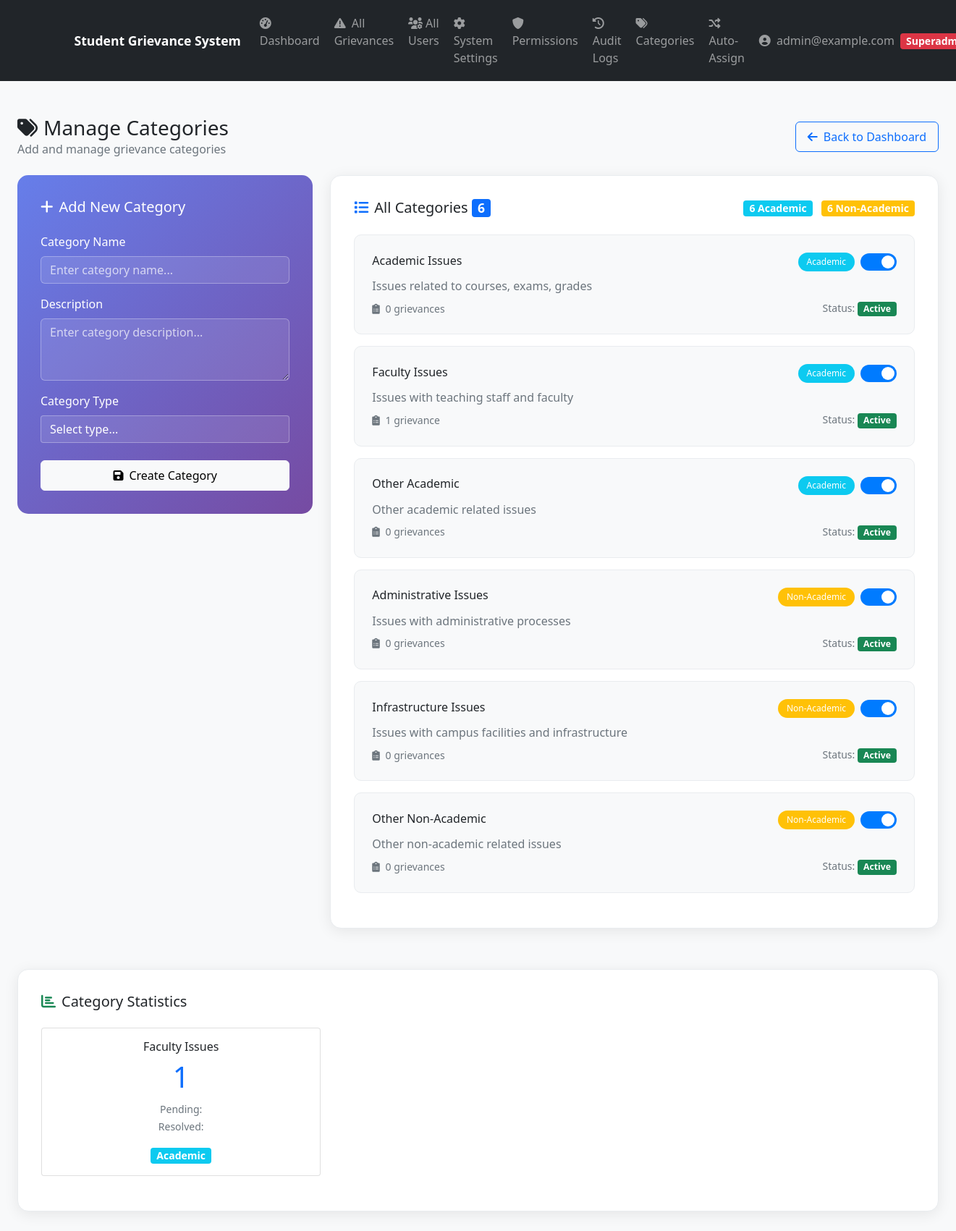
Page /api/admin-panel/categories/ (signed in) on the committed database.
### apps/authentication/models.py (models this page shows, shortened)
class User(AbstractBaseUser, PermissionsMixin):
    ROLE_CHOICES = [
        ('student', 'Student'),
        ('admin', 'Admin'),
        ('superadmin', 'Super Admin'),
        ('officer', 'Grievance Officer'),
    ]
    email = models.EmailField(unique=True)  # STRING - Unique email address
    role = models.CharField(max_length=20, choices=ROLE_CHOICES, default='student')  # STRING - User role (e.g., 'student')
    created_at = models.DateTimeField(auto_now_add=True)  # DATETIME - Timestamp of registration
    is_active = models.BooleanField(default=True)
    is_staff = models.BooleanField(default=False)
    is_email_verified = models.BooleanField(default=False)
    objects = UserManager()
    USERNAME_FIELD = 'email'
    REQUIRED_FIELDS = []
    def get_display_name(self):
        if hasattr(self, 'student_profile') and self.student_profile.name:
            return self.student_profile.name
        return self.email
    @property
    def is_student(self):
        return self.role == 'student'
    @property
    def is_admin(self):
        return self.role in ['admin', 'superadmin', 'officer']
    @property
    def is_superadmin(self):
        return self.role == 'superadmin'

### apps/grievances/models.py (models this page shows, shortened)
class Category(models.Model):
    CATEGORY_TYPES = [
        ('academic', 'Academic'),
        ('non_academic', 'Non-Academic'),
    ]
    id = models.UUIDField(primary_key=True, default=uuid.uuid4, editable=False)
    name = models.CharField(max_length=100)
    description = models.TextField(blank=True, null=True)
    category_type = models.CharField(max_length=20, choices=CATEGORY_TYPES)
    default_admin = models.ForeignKey(AdminProfile, on_delete=models.SET_NULL, null=True, blank=True, related_name='default_categories')
    keywords = models.TextField(blank=True, null=True, help_text="Keywords for auto-assignment (comma-separated)")
    is_active = models.BooleanField(default=True)
    auto_assign_enabled = models.BooleanField(default=True, help_text="Enable automatic assignment for this category")
    created_at = models.DateTimeField(auto_now_add=True)
    updated_at = models.DateTimeField(auto_now=True)
    class Meta:
        verbose_name_plural = "Categories"
        ordering = ['category_type', 'name']

### apps/admin_panel/views.py (the view, shortened to what this page needs)
# urls.py: path('categories/', views.manage_categories_view, name='manage_categories'),
@login_required
def manage_categories_view(request):
    if not request.user.is_admin:
        messages.error(request, 'Access denied')
        return redirect('authentication:login')
    categories = Category.objects.all().order_by('category_type', 'name')
    context = {
        'categories': categories,
    }
    return render(request, 'admin_panel/manage_categories.html', context)

### templates/admin_panel/manage_categories.html (shortened to what this page needs)
{% extends 'base.html' %}
{% load static %}
{% block content %}
<div class="container-fluid py-4">
    <div class="row mb-4">
        <div class="col-12">
            <div class="d-flex justify-content-between align-items-center">
                <div>
                    <h1 class="h3 mb-0 text-gray-800">
                        <i class="fas fa-tags me-2"></i>Manage Categories
                    </h1>
                    <p class="text-muted mb-0">Add and manage grievance categories</p>
                </div>
                <div>
                    <a href="{% url 'admin_panel:dashboard' %}" class="btn btn-outline-primary">
                        <i class="fas fa-arrow-left me-2"></i>Back to Dashboard
                    </a>
                </div>
            </div>
        </div>
    </div>
    <div class="row">
        <div class="col-lg-4">
            <div class="form-card">
                <h5 class="text-white mb-4">
                    <i class="fas fa-plus me-2"></i>Add New Category
                </h5>
                <form method="POST">
                    <div class="mb-3">
                        <label for="name" class="form-label text-white">Category Name</label>
                        <input type="text" class="form-control" id="name" name="name"
                               placeholder="Enter category name..." required>
                    </div>
                    <div class="mb-3">
                        <label for="description" class="form-label text-white">Description</label>
                        <textarea class="form-control" id="description" name="description" rows="3"
                                  placeholder="Enter category description..." required></textarea>
                    </div>
                    <div class="mb-4">
                        <label for="category_type" class="form-label text-white">Category Type</label>
                        <select class="form-select" id="category_type" name="category_type" required>
                            <option value="">Select type...</option>
                        </select>
                    </div>
                    <div class="d-grid">
                        <button type="submit" class="btn btn-light">
                            <i class="fas fa-save me-2"></i>Create Category
                        </button>
                    </div>
                </form>
            </div>
        </div>
        <div class="col-lg-8">
            <div class="category-card">
                <div class="d-flex justify-content-between align-items-center mb-4">
                    <h5 class="card-title mb-0">
                        <i class="fas fa-list me-2 text-primary"></i>All Categories
                        <span class="badge bg-primary">{{ categories.count }}</span>
                    </h5>
                    <div>
                        <span class="badge bg-info me-2">{{ categories|dictsort:"category_type"|dictsort:"is_active"|length }} Academic</span>
                        <span class="badge bg-warning">{{ categories|dictsort:"category_type"|dictsort:"is_active"|length }} Non-Academic</span>
                    </div>
                </div>
                {% if categories %}
                <div class="category-list">
                    {% for category in categories %}
                    <div class="category-item {% if not category.is_active %}inactive{% endif %}">
                        <div class="d-flex justify-content-between align-items-start">
                            <div class="flex-grow-1">
                                <div class="category-header">
                                    <h6 class="mb-1">{{ category.name }}</h6>
                                    <div class="ms-auto d-flex align-items-center">
                                        <span class="category-type-badge bg-{% if category.category_type == 'academic' %}info{% else %}warning{% endif %} text-white me-2">
                                            {{ category.get_category_type_display }}
                                        </span>
                                        <label class="toggle-switch">
                                            <span class="slider"></span>
                                        </label>
                                    </div>
                                </div>
                                <p class="text-muted mb-2">{{ category.description }}</p>
                                <div class="d-flex justify-content-between align-items-center">
                                    <small class="text-muted">
                                        <i class="fas fa-clipboard-list me-1"></i>
                                        {{ category.grievances.count }} grievance{{ category.grievances.count|pluralize }}
                                    </small>
                                    <small class="text-muted">
                                        Status:
                                        <span class="badge bg-{% if category.is_active %}success{% else %}secondary{% endif %} px-2 py-1">
                                            {% if category.is_active %}Active{% else %}Inactive{% endif %}
                                        </span>
                                    </small>
                                </div>
                            </div>
                        </div>
                    </div>
                    {% endfor %}
                </div>
                {% else %}
                <div class="text-center py-5">
                    <i class="fas fa-tags fa-3x text-muted mb-3"></i>
                    <h6 class="text-muted">No categories found</h6>
                    <p class="text-muted">Create your first category using the form on the left</p>
                </div>
                {% endif %}
            </div>
        </div>
    </div>
    <div class="row mt-4">
        <div class="col-12">
            <div class="category-card">
                <h5 class="mb-4">
                    <i class="fas fa-chart-bar me-2 text-success"></i>Category Statistics
                </h5>
                <div class="row">
                    {% for category in categories %}
                    {% if category.grievances.count > 0 %}
                    <div class="col-md-6 col-lg-4 mb-3">
                        <div class="card h-100">
                            <div class="card-body text-center">
                                <h6 class="card-title">{{ category.name|truncatechars:20 }}</h6>
                                <div class="display-6 text-primary mb-2">{{ category.grievances.count }}</div>
                                <p class="card-text text-muted">
                                    <small>
                                        Pending: {{ category.grievances.filter_status_pending.count }}<br>
                                        Resolved: {{ category.grievances.filter_status_resolved.count }}
                                    </small>
                                </p>
                                <span class="badge bg-{% if category.category_type == 'academic' %}info{% else %}warning{% endif %}">
                                    {{ category.get_category_type_display }}
                                </span>
                            </div>
                        </div>
                    </div>
                    {% endif %}
                    {% endfor %}
                </div>
            </div>
        </div>
    </div>
</div>
{% endblock %}

### templates/base.html (shortened to what this page needs)
{% load static %}
<!DOCTYPE html>
<html lang="en">
<head>
    <link href="https://cdn.jsdelivr.net/npm/bootstrap@5.1.3/dist/css/bootstrap.min.css" rel="stylesheet">
    <link rel="stylesheet" href="https://cdnjs.cloudflare.com/ajax/libs/font-awesome/6.0.0/css/all.min.css">
    <link rel="stylesheet" href="{% static 'css/style.css' %}">
</head>
<body>
    <nav class="navbar navbar-expand-lg navbar-dark bg-dark">
        <div class="container">
            {% if user.is_authenticated %}
                {% if user.is_admin %}
                    <a class="navbar-brand" href="{% url 'admin_panel:dashboard' %}">
                        <span class="d-none d-sm-inline">Student Grievance System</span>
                    </a>
                {% elif user.is_student %}
                    <a class="navbar-brand" href="{% url 'students:dashboard' %}">
                        <i class="fas fa-graduation-cap d-inline d-lg-none me-2"></i>
                        <span class="d-none d-sm-inline">Student Grievance System</span>
                        <span class="d-inline d-sm-none">SGS</span>
                    </a>
                {% else %}
                    <a class="navbar-brand" href="{% url 'authentication:login_view' %}">
                        <i class="fas fa-graduation-cap d-inline d-lg-none me-2"></i>
                        <span class="d-none d-sm-inline">Student Grievance System</span>
                        <span class="d-inline d-sm-none">SGS</span>
                    </a>
                {% endif %}
            {% else %}
                <a class="navbar-brand" href="{% url 'authentication:login_view' %}">
                    <i class="fas fa-graduation-cap d-inline d-lg-none me-2"></i>
                    <span class="d-none d-sm-inline">Student Grievance System</span>
                    <span class="d-inline d-sm-none">SGS</span>
                </a>
            {% endif %}
            {% if user.is_authenticated %}
            <div class="collapse navbar-collapse" id="navbarNav">
            <div class="navbar-nav me-auto">
                {% if user.is_admin or user.is_officer %}
                <a class="nav-link" href="{% url 'admin_panel:dashboard' %}">
                    <i class="fas fa-tachometer-alt me-1"></i>
                    <span class="d-lg-inline d-none">Dashboard</span>
                </a>
                <a class="nav-link" href="{% url 'admin_panel:grievance_list' %}">
                    <i class="fas fa-exclamation-triangle me-1"></i>
                    <span class="d-lg-inline d-none">
                        {% if user_role == 'superadmin' %}All {% elif user_role == 'admin' %}Department {% elif user_role == 'officer' %}My {% endif %}Grievances
                    </span>
                </a>
                {% if user_role == 'superadmin' %}
                    <a class="nav-link d-none d-lg-block" href="{% url 'admin_panel:user_management' %}">
                        <i class="fas fa-users-cog me-1"></i>All Users
                    </a>
                    <a class="nav-link d-none d-lg-block" href="{% url 'admin_panel:system_settings' %}">
                        <i class="fas fa-cog me-1"></i>System Settings
                    </a>
                    <a class="nav-link d-none d-lg-block" href="{% url 'admin_panel:role_permissions' %}">
                        <i class="fas fa-shield-alt me-1"></i>Permissions
                    </a>
                    <a class="nav-link d-none d-lg-block" href="{% url 'admin_panel:audit_logs' %}">
                        <i class="fas fa-history me-1"></i>Audit Logs
                    </a>
                    <a class="nav-link d-none d-lg-block" href="{% url 'admin_panel:category_management' %}">
                        <i class="fas fa-tags me-1"></i>Categories
                    </a>
                    <a class="nav-link d-none d-lg-block" href="{% url 'admin_panel:auto_assign_management' %}">
                        <i class="fas fa-random me-1"></i>Auto-Assign
                    </a>
                {% endif %}
                {% endif %}
            </div>
            <div class="navbar-nav ms-auto">
                <div class="nav-item dropdown">
                    <a class="nav-link dropdown-toggle" href="#" id="userDropdown" role="button" data-bs-toggle="dropdown" aria-expanded="false">
                        <i class="fas fa-user-circle me-1"></i>
                        <span class="d-none d-sm-inline">{{ user.get_display_name }}</span>
                        {% if user.is_superadmin %}
                            <span class="badge bg-danger ms-1">Superadmin</span>
                        {% elif user.role == 'officer' %}
                            <span class="badge bg-info ms-1">Grievance Officer</span>
                        {% elif user.is_student %}
                            <span class="badge bg-success ms-1">Student</span>
                        {% endif %}
                    </a>
                </div>
            </div>
            </div>
            {% endif %}
        </div>
    </nav>
    <main class="{% if request.resolver_match.app_name == 'admin_panel' %}container-fluid{% else %}container{% endif %} mt-4">
        {% block content %}
        {% endblock %}
    </main>
</body>
</html>

### rows in the picture
User: get_display_name "admin@example.com"
Category: name "Academic Issues", category_type "Academic", description "Issues related to courses, exams, grades", grievances.count "0", is_active "Active"
Category: name "Faculty Issues", category_type "Academic", description "Issues with teaching staff and faculty", grievances.count "1", is_active "Active"
Category: name "Other Academic", category_type "Academic", description "Other academic related issues", grievances.count "0", is_active "Active"
Category: name "Administrative Issues", category_type "Non-Academic", description "Issues with administrative processes", grievances.count "0", is_active "Active"
Category: name "Infrastructure Issues", category_type "Non-Academic", description "Issues with campus facilities and infrastructure", grievances.count "0", is_active "Active"
Category: name "Other Non-Academic", category_type "Non-Academic", description "Other non-academic related issues", grievances.count "0", is_active "Active"

### other values in the picture
{{ categories.count }} "6"
{{ categories|dictsort:"category_type"|dictsort:"is_active"|length }} "6"
